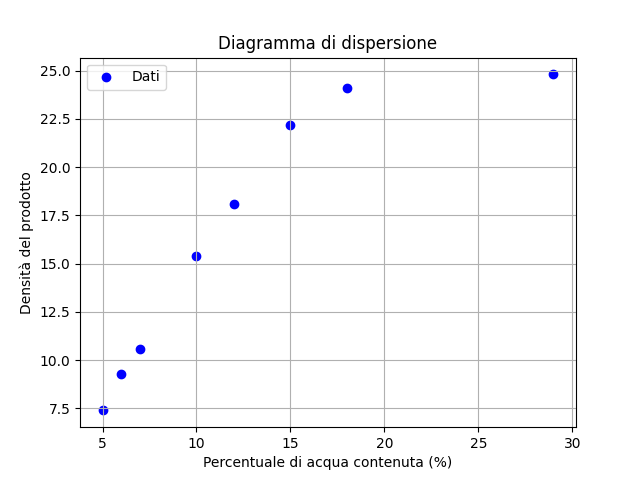

The script that drew this image:
'''
Dati seguenti x percentuale di acqua contenuta e Y densità del prodotto
x 5 6 7 10 12 15 18 29
Y 7.4 9.3 10.6 15.4 18.1 22.2 24.1 24.8
a)traccia il diagramma di dispersione
b)trova la retta di regressione
'''


import numpy as np
import matplotlib.pyplot as plt

# Dati forniti
x_data = np.array([5, 6, 7, 10, 12, 15, 18, 29])
y_data = np.array([7.4, 9.3, 10.6, 15.4, 18.1, 22.2, 24.1, 24.8])

# Tracciamento del diagramma di dispersione
plt.scatter(x_data, y_data, color='b', label='Dati')
plt.xlabel('Percentuale di acqua contenuta (%)')
plt.ylabel('Densità del prodotto')
plt.title('Diagramma di dispersione')
plt.legend()
plt.grid(True)
plt.show()

# Trovare la retta di regressione (y = mx + b)
m, b = np.polyfit(x_data, y_data, 1)

# Tracciamento della retta di regressione
plt.scatter(x_data, y_data, color='b', label='Dati')
plt.plot(x_data, m * x_data + b, color='r', label='Retta di regressione')
plt.xlabel('Percentuale di acqua contenuta (%)')
plt.ylabel('Densità del prodotto')
plt.title('Diagramma di dispersione con retta di regressione')
plt.legend()
plt.grid(True)
plt.show()

print(f"La retta di regressione è: y = {m:.2f}x + {b:.2f}")
